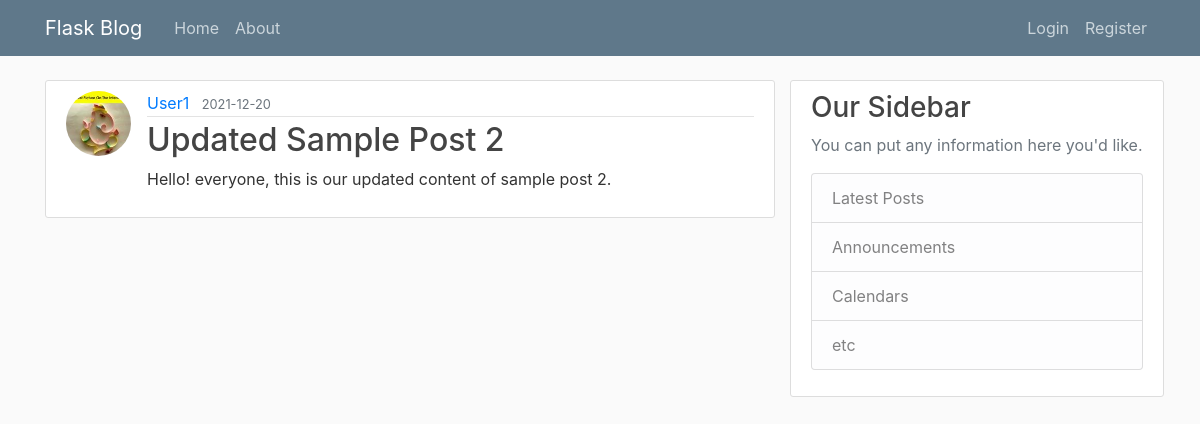
Screenshot of /post/2 with the database file from the repository.
### flaskblog/models.py (models this page shows, shortened)
class User(db.Model, UserMixin):
    id = db.Column(db.Integer, primary_key=True)
    username = db.Column(db.String(20), unique=True, nullable=False)
    email = db.Column(db.String(120), unique=True, nullable=False)
    image_file = db.Column(db.String(20), nullable=False, default='default.jpg')
    password = db.Column(db.String(60), nullable=False)
    posts = db.relationship('Post', backref='author', lazy=True)

class Post(db.Model):
    id = db.Column(db.Integer, primary_key=True)
    title = db.Column(db.String(100), nullable=False)
    date_posted = db.Column(db.DateTime, nullable=False, default =datetime.utcnow)
    content = db.Column(db.Text, nullable=False)
    user_id = db.Column(db.Integer, db.ForeignKey('user.id'), nullable=False)

### flaskblog/posts/routes.py (the view)
@posts.route("/post/<int:post_id>")
def post(post_id):
    post = Post.query.get_or_404(post_id)
    return render_template('post.html', title=post.title, post=post)

### flaskblog/templates/post.html (shortened to what this page needs)
{% extends "layout.html" %}
{% block content%}
    <article class="media content-section">
          <img class="rounded-circle article-img" src=" {{ url_for('static', filename='profile_pics/' + post.author.image_file) }}" alt="">
          <div class="media-body">
            <div class="article-metadata">
              <a class="mr-2" href="{{ url_for('users.user_posts', username=post.author.username) }}">{{ post.author.username }}</a>
              <small class="text-muted">{{ post.date_posted.strftime('%Y-%m-%d') }}</small>
            </div>
            <h2 class="article-title">{{ post.title }}</h2>
            <p class="article-content">{{ post.content }}</p>
          </div>
    </article>
{% endblock content %}

### flaskblog/static/main.css (style rules this page uses)
body { background: #fafafa; color: #333333; margin-top: 5rem; }
h1, h2, h3, h4, h5, h6 { color: #444444; }
.content-section { background: #ffffff; padding: 10px 20px; border: 1px solid #dddddd; border-radius: 3px; margin-bottom: 20px; }
.article-title { color: #444444; }
.article-content { white-space: pre-line; }
.article-img { height: 65px; width: 65px; margin-right: 16px; }
.article-metadata { padding-bottom: 1px; margin-bottom: 4px; border-bottom: 1px solid #e3e3e3 }

### rows the page displays
User: image_file (picture), author.username "User1"
Post: date_posted "2021-12-20", title "Updated Sample Post 2", content "Hello! everyone, this is our updated content of sample post 2."
